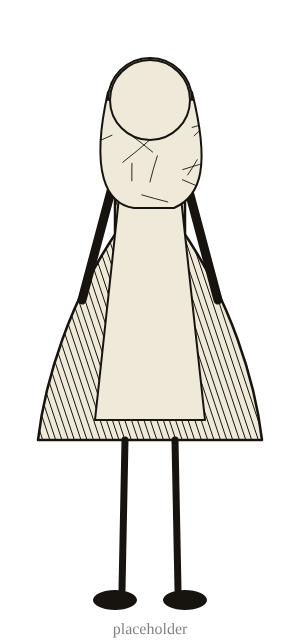
#> input picture godot/art/alice_stand.png, 300 x 640 px, given in place of alice_stand.webp, which was not available
$ python compose_poses.py
#> lines starting #> are read from the running program, lines starting #| are printed output that depends on the picture; after the words box and inside, x2 and y2 are one past the last pixel; in counts of white or black regions, pixels touching at a corner belong together; pictures that were not available may be replaced by others from this repository, and a replacement may not be noted
"""Compose whole-figure poses for Alice from the AI drawings.

The parts sheets have no skirt between the waist and the hem, so a free-jointed
puppet can't be assembled from them. Instead each pose here starts from the
standing Alice (turnaround, three-quarter view), keeps her down to the hem, and
puts other legs (with their own hem ruffles) behind the skirt.

Whole-figure drawings (DRAWN) are cut out with tools/whitecut.py and scaled to match.

Usage: python3 tools/compose_poses.py   -> public/art/ai/poses/<pose>.webp
Requires Pillow, NumPy and SciPy.
"""
import json
import os

import numpy as np
from PIL import Image

BASE = "public/art/ai/alice_stand.webp"   # 241 x 708, faces left
RIG = "public/art/ai/rig"
OUT = "public/art/ai/poses"

# Keep the standing Alice down to this fraction of her height (between hem tiers).
KEEP = 0.665
# Legs: scale relative to the part image, and where the part's top-left goes,
# in base pixels (x, y). Hems are matched by eye against tools/hem.png-style grids.
POSES = {
    "run_a": {"legs": "legs_run_a", "scale": 0.86, "at": (-74, 452)},
    "run_b": {"legs": "legs_run_b", "scale": 0.74, "at": (-60, 452)},
}


# Whole-figure drawings: source, height in pixels at the standing Alice's scale (708 px =
# her full height; matched by head size), and bodyX, the x in the scaled image that lines
# up with the standing figure's centre (her belt is ~20 px left of that centre).
DRAWN = {
    # The walk: four side views (contact, passing, contact, passing) drawn together (owner approved
    # 2026-10-17; replaces the two-step alice_walk_pair). torso: the hip line (the skirt's middle at
    # y 620), so the head holds steady; one scale for all four (716 px -> 700), so the passing frames
    # stand a little taller: the drawn bob.
    "walk_a": {"src": "source/ai/alice_walk_cycle.png", "crop": (17, 140, 438, 905), "h": 700, "torso": 242},
    "walk_b": {"src": "source/ai/alice_walk_cycle.png", "crop": (464, 140, 756, 905), "h": 709, "torso": 608.5},
    "walk_c": {"src": "source/ai/alice_walk_cycle.png", "crop": (763, 140, 1172, 905), "h": 695, "torso": 1002.5},
    "walk_d": {"src": "source/ai/alice_walk_cycle.png", "crop": (1224, 140, 1500, 905), "h": 697, "torso": 1361.5},
    # The walk seen from behind (2026-10-17, gpt-image-2.5-sunburst with the model sheet and the side walk
    # as references): contact, passing, contact, passing, for walking away from the camera. One scale
    # (788 px -> 700); torso: the parting of her hair, so the head holds steady.
    "back_a": {"src": "source/ai/alice_walk_back.png", "crop": (30, 110, 375, 925), "h": 711, "torso": 199.5},
    "back_b": {"src": "source/ai/alice_walk_back.png", "crop": (415, 110, 738, 925), "h": 699, "torso": 577},
    "back_c": {"src": "source/ai/alice_walk_back.png", "crop": (784, 110, 1116, 925), "h": 702, "torso": 944.5},
    "back_d": {"src": "source/ai/alice_walk_back.png", "crop": (1173, 110, 1494, 925), "h": 700, "torso": 1331.5},
    "jump": {"src": "source/ai/alice_jump.webp", "h": 751, "bodyX": 350},
    # Chapter II (matched by eye against the standing Alice: dress, hands and head size).
    "feet": {"src": "source/ai/alice2_feet.webp", "h": 695, "bodyX": None},
    "longneck": {"src": "source/ai/alice2_longneck.webp", "h": 950, "bodyX": None},
    "stoop": {"src": "source/ai/alice2_stoop.webp", "h": 625, "bodyX": None},
    "cry_giant": {"src": "source/ai/alice2_cry_giant.webp", "h": 490, "bodyX": None},
    # Drawn facing right, lying along the floor: mirrored so she faces left like the others.
    "lie": {"src": "source/ai/alice2_lie.webp", "h": 235, "bodyX": None, "mirror": True},
    "fan": {"src": "source/ai/alice2_fan.webp", "h": 661, "bodyX": None},
    "recite": {"src": "source/ai/alice2_recite.webp", "h": 508, "bodyX": None},
    "glove": {"src": "source/ai/alice2_glove.webp", "h": 671, "bodyX": None},
    "drop_fan": {"src": "source/ai/alice2_drop_fan.webp", "h": 610, "bodyX": None},
    "kneel_back": {"src": "source/ai/alice2_kneel_back.webp", "h": 507, "bodyX": None},
    "slip": {"src": "source/ai/alice2_slip.webp", "h": 576, "bodyX": None},
    # Swimming: drawn down to the water line, reaching to the right: mirrored.
    "swim": {"src": "source/ai/alice2_swim.webp", "h": 192, "bodyX": None, "mirror": True},
    "swim_talk": {"src": "source/ai/alice2_swim_talk.webp", "h": 201, "bodyX": None, "mirror": True},
    # Chapter I.
    "fall": {"src": "source/ai/alice_fall.webp", "h": 698, "bodyX": None},
    # The closer redo (cheek near the floor, peering): source/ai/alice_kneel.webp is the spare.
    "kneel": {"src": "source/ai/alice_kneel_v2.webp", "h": 390, "bodyX": None, "mirror": True},
    "cry": {"src": "source/ai/alice_cry.webp", "h": 485, "bodyX": None},
    "eat": {"src": "source/ai/alice_eat_v2.webp", "h": 720, "bodyX": None},  # second version; alice_eat.webp is the spare
    "hold": {"src": "source/ai/alice_hold.webp", "h": 700, "bodyX": None},
    # Chapter III.
    "wet": {"src": "source/ai/alice3_wet.webp", "h": 700, "bodyX": None},
    "ring": {"src": "source/ai/alice3_ring.webp", "h": 500, "bodyX": None},
    "argue": {"src": "source/ai/alice3_argue.webp", "h": 700, "bodyX": None},
    "comfits": {"src": "source/ai/alice3_comfits.webp", "h": 700, "bodyX": None},
    "bow": {"src": "source/ai/alice3_bow.webp", "h": 625, "bodyX": None},
    "call": {"src": "source/ai/alice3_call_v2.webp", "h": 690,  # second version (arm out, calling); alice3_call is the spare
             "bodyX": None},
    "alone": {"src": "source/ai/alice3_alone.webp", "h": 500, "bodyX": None},
    "wonder": {"src": "source/ai/alice3_wonder.webp", "h": 700, "bodyX": None, "mirror": True},
    # Chapter I: on tiptoe, arms up (taller than standing: arms above her head).
    "reach": {"src": "source/ai/alice_reach.webp", "h": 800, "bodyX": None, "mirror": True},
    # Chapter VI (gpt-image-2.5-sunburst, from the model sheet; 2026-10-14). Standing figures are
    # full height (700); the peep includes the tree's edge, taller than she is; the jump is
    # drawn at the sneeze's scale.
    "peep": {"src": "source/ai/alice6_peep.png", "h": 928, "bodyX": None},
    "laugh": {"src": "source/ai/alice6_laugh.png", "h": 700, "bodyX": None},
    "knock": {"src": "source/ai/alice6_knock.png", "h": 700, "bodyX": None, "mirror": True},
    "sneeze": {"src": "source/ai/alice6_sneeze.png", "h": 700, "bodyX": None},
    "baby": {"src": "source/ai/alice6_baby.png", "h": 700, "bodyX": None},
    "pig": {"src": "source/ai/alice6_pig.png", "h": 700, "bodyX": None},
    "terror": {"src": "source/ai/alice6_terror.png", "h": 584, "bodyX": None},
    "back": {"src": "source/ai/alice6_back.png", "h": 700, "bodyX": None},
    "catch": {"src": "source/ai/alice6_catch.png", "h": 700, "bodyX": None},
    # Chapters IV and V (gpt-image-2.5-sunburst, from the model sheet; 2026-10-14). Hunting about
    # uses Chapter II's stoop (the image filter refused a girl bending over).
    "hold4": {"src": "source/ai/alice4_hold.png", "h": 700, "bodyX": None},
    "drink": {"src": "source/ai/alice4_drink.png", "h": 700, "bodyX": None},
    "giant": {"src": "source/ai/alice4_giant.png", "h": 560, "bodyX": None},
    "pebbles": {"src": "source/ai/alice4_pebbles.png", "h": 745, "bodyX": None},
    "stick": {"src": "source/ai/alice4_stick.png", "h": 610, "bodyX": None, "mirror": True},
    "buttercup": {"src": "source/ai/alice4_buttercup.png", "h": 700, "bodyX": None},
    "tiptoe": {"src": "source/ai/alice4_tiptoe.png", "h": 735, "bodyX": None},
    "lookup": {"src": "source/ai/alice5_lookup.png", "h": 700, "bodyX": None},
    "grave": {"src": "source/ai/alice5_grave.png", "h": 710, "bodyX": None},
    "away": {"src": "source/ai/alice5_away.png", "h": 700, "bodyX": None, "mirror": True},
    "break": {"src": "source/ai/alice5_break.png", "h": 700, "bodyX": None},
    "squashed": {"src": "source/ai/alice5_squashed.png", "h": 390, "bodyX": None},
    "nibble": {"src": "source/ai/alice5_nibble.png", "h": 700, "bodyX": None},
    "recite5": {"src": "source/ai/alice5_recite.png", "h": 700, "bodyX": None},
    # Chapters VII-XII (gpt-image-2.5-sunburst, from the model sheet, Tenniel's plates for 7.1, 8.2, 8.3, 9.1, 9.3,
    # 12.1, 12.3; 2026-10-14). h = the cut-out's height / 1.85 (the scale drawings from the sheet usually come out at),
    # except that upright figures are set to her full height (700) and the tree-door drawing to the tree's height.
    "chair7": {"src": "source/ai/alice7_chair.png", "h": 630, "bodyX": None, "mirror": True},
    "lean7": {"src": "source/ai/alice7_lean.png", "h": 621, "bodyX": None, "mirror": True},
    "tea7": {"src": "source/ai/alice7_tea.png", "h": 596, "bodyX": None, "mirror": True},
    "walkoff7": {"src": "source/ai/alice7_walkoff.png", "h": 700, "bodyX": None},
    "treedoor": {"src": "source/ai/alice7_treedoor.png", "h": 790, "bodyX": None, "mirror": True},
    "unlock7": {"src": "source/ai/alice7_unlock.png", "h": 437, "bodyX": None},
    "garden7": {"src": "source/ai/alice7_garden.png", "h": 700, "bodyX": None},
    "procession": {"src": "source/ai/alice8_procession.png", "h": 700, "bodyX": None, "mirror": True},
    "nonsense": {"src": "source/ai/alice8_nonsense.png", "h": 700, "bodyX": None, "mirror": True},
    "flowerpot": {"src": "source/ai/alice8_flowerpot.png", "h": 581, "bodyX": None},
    "flamingo8": {"src": "source/ai/alice8_flamingo.png", "h": 710, "bodyX": None, "mirror": True},
    "swing8": {"src": "source/ai/alice8_swing.png", "h": 616, "bodyX": None},
    "laugh8": {"src": "source/ai/alice8_laugh.png", "h": 702, "bodyX": None, "mirror": True},
    "armin": {"src": "source/ai/alice9_armin.png", "h": 700, "bodyX": None},
    "chin": {"src": "source/ai/alice9_chin.png", "h": 695, "bodyX": None},
    "follow9": {"src": "source/ai/alice9_follow.png", "h": 690, "bodyX": None},
    "shore": {"src": "source/ai/alice9_sit_shore.png", "h": 549, "bodyX": None},
    "sink": {"src": "source/ai/alice9_sink.png", "h": 484, "bodyX": None},
    "dance10": {"src": "source/ai/alice10_dance.png", "h": 700, "bodyX": None},
    "tell": {"src": "source/ai/alice10_tell.png", "h": 551, "bodyX": None},
    "recite10": {"src": "source/ai/alice10_recite.png", "h": 700, "bodyX": None, "mirror": True},
    "face": {"src": "source/ai/alice10_face_hands.png", "h": 482, "bodyX": None},
    "run10": {"src": "source/ai/alice10_run.png", "h": 670, "bodyX": None},
    "court11": {"src": "source/ai/alice11_court.png", "h": 700, "bodyX": None},
    "pencil": {"src": "source/ai/alice11_pencil.png", "h": 690, "bodyX": None, "mirror": True},
    "bench": {"src": "source/ai/alice11_sit_crowd.png", "h": 593, "bodyX": None, "mirror": True},
    "named": {"src": "source/ai/alice11_named.png", "h": 700, "bodyX": None, "mirror": True},
    "jumpup": {"src": "source/ai/alice12_jump_up.png", "h": 720, "bodyX": None},
    "pickup": {"src": "source/ai/alice12_pick_up.png", "h": 523, "bodyX": None},
    "defiant": {"src": "source/ai/alice12_defiant.png", "h": 700, "bodyX": None, "mirror": True},
    "cards": {"src": "source/ai/alice12_cards.png", "h": 777, "bodyX": None, "mirror": True},
    "runhome": {"src": "source/ai/alice12_run_home.png", "h": 700, "bodyX": None},
}


def unscreenshot(src, spec, dst):
    """Make a screenshot of a drawing on white usable: lift the darkening fade back to
    white row by row (dividing by each row's background level) and blank the buttons."""
    g = np.asarray(Image.open(src).convert("L"), np.float32)
    for y in range(spec["fade_from"], g.shape[0]):
        bg = np.percentile(g[y], 90)
        g[y] = np.clip(g[y] * 255 / bg, 0, 255)
    for x0, y0, x1, y1 in spec["blank"]:
        g[y0:y1, x0:x1] = 255
    Image.fromarray(g.astype(np.uint8)).save(dst)


def drawn(spec):
    import subprocess
    import sys
    import tempfile
    with tempfile.TemporaryDirectory() as d:
        src = spec["src"]
        if "screenshot" in spec:
            unscreenshot(src, spec["screenshot"], f"{d}/clean.png")
            src = f"{d}/clean.png"
        crop = ["--crop", ",".join(map(str, spec["crop"]))] if "crop" in spec else []
        subprocess.run([sys.executable, "engine/tools/whitecut.py", src, f"{d}/cut.png", *crop], check=True)
        if "torso" in spec:  # where the body's centre line falls in the cut-out (cropped to the figure)
            import numpy as np
            g = np.asarray(Image.open(src).convert("L").crop(spec["crop"])) < 225
            x0 = max(0, np.nonzero(g.any(0))[0].min() - 2) + spec["crop"][0]
            h = Image.open(f"{d}/cut.png").height
            spec["bodyX"] = (spec["torso"] - x0) * spec["h"] / h
        img = Image.open(f"{d}/cut.png").convert("RGBA")
        img.load()
    if spec.get("mirror"):
        img = img.transpose(Image.FLIP_LEFT_RIGHT)
    return img.resize((round(img.width * spec["h"] / img.height), spec["h"]), Image.LANCZOS)


def compose(spec):
    base = Image.open(BASE).convert("RGBA")
    W, H = base.size
    top = base.crop((0, 0, W, round(H * KEEP)))
    # Soften the cut so it doesn't read as a ruled line across the skirt.
    a = np.asarray(top.split()[3], np.float32)
    fade = np.linspace(1, 0, 10)[:, None]
    a[-10:] *= fade
    top.putalpha(Image.fromarray(a.astype(np.uint8)))

    legs = Image.open(f"{RIG}/{spec['legs']}.webp").convert("RGBA")
    legs = legs.resize((round(legs.width * spec["scale"]), round(legs.height * spec["scale"])), Image.LANCZOS)
    lx, ly = spec["at"]
    # Canvas wide enough for both; feet rest on the bottom edge.
    x0 = min(0, lx)
    x1 = max(W, lx + legs.width)
    y1 = max(top.height, ly + legs.height)
    canvas = Image.new("RGBA", (x1 - x0, y1), (0, 0, 0, 0))
    # Paper backing where the two drawings meet, shaped like them (the union of both
    # silhouettes, slightly grown) over a band around the cut, so no gap shows.
    from scipy import ndimage as ndi
    cut = top.height
    sil = np.zeros((y1, x1 - x0), bool)
    sil[0:cut, -x0:-x0 + W] |= np.asarray(top.split()[3]) > 100
    sil[ly:ly + legs.height, lx - x0:lx - x0 + legs.width] |= np.asarray(legs.split()[3]) > 100
    sil = ndi.binary_fill_holes(ndi.binary_closing(sil, iterations=6))
    band = np.zeros_like(sil)
    band[cut - 40:cut + 30] = True
    back = np.zeros((y1, x1 - x0, 4), np.uint8)
    back[sil & band] = (0xEF, 0xE9, 0xDA, 255)
    canvas.alpha_composite(Image.fromarray(back))
    canvas.alpha_composite(legs, (lx - x0, ly))
    canvas.alpha_composite(top, (-x0, 0))
    return canvas, -x0


def main():
    os.makedirs(OUT, exist_ok=True)
    W, H = Image.open(BASE).size
#> W = 300; H = 640
    meta = {"base": {"w": W, "h": H}, "poses": {}}
    for name, spec in POSES.items():
        img, shift = compose(spec)
#> in compose, base is the input picture: PIL image 300x640 RGBA; mean R, G, B, A 54.7, 53.2, 49.5, 73
#> in compose, `top = base.crop((0, 0, W, round(H * KEEP)))`:
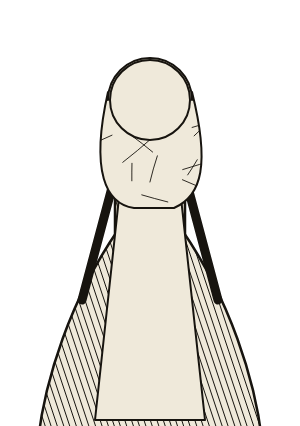
#> top: PIL image 300x426 RGBA; mean R, G, B, A 76.9, 74.8, 69.8, 95.7; transparent parts drawn white
#> in compose, `a = np.asarray(top.split()[3], np.float32)`:
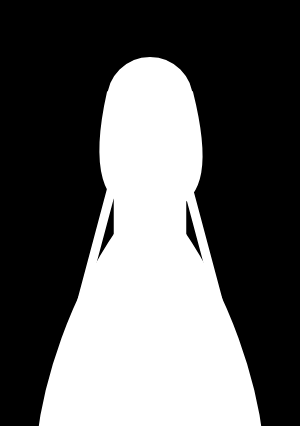
#> a: shape (426, 300) float32; min 0, max 255, mean 95.7
#> in compose, `a[-10:] *= fade`:
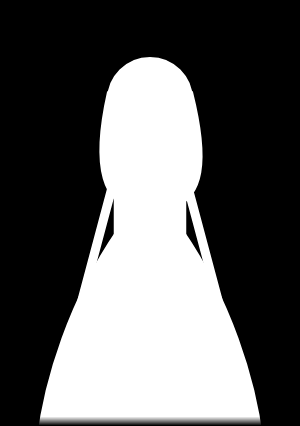
#> a: shape (426, 300) float32; 1.56% of pixels changed, all inside (x1, y1, x2, y2) = (38, 417, 262, 426)
        img.save(f"{OUT}/{name}.webp", quality=90, method=6)
        # Where the body's centre line sits in the pose image, so the game can line poses up.
        meta["poses"][name] = {"w": img.size[0], "h": img.size[1], "bodyX": shift + W / 2}
        print(f"{name}: {img.size[0]}x{img.size[1]} (body centre shifted {shift}px)")
    for name, spec in DRAWN.items():
        img = drawn(spec)
        img.save(f"{OUT}/{name}.webp", quality=90, method=6)
        meta["poses"][name] = {"w": img.size[0], "h": img.size[1], "bodyX": spec["bodyX"] or img.size[0] / 2}
        print(f"{name}: {img.size[0]}x{img.size[1]} (drawn)")
    json.dump(meta, open(f"{OUT}/poses.json", "w"), indent=1)


if __name__ == "__main__":
#> (the run stopped early here; a loop or call above may not have finished)

$ run again, with godot/art/alice_sit.png copied over godot/art/alice_stand.png
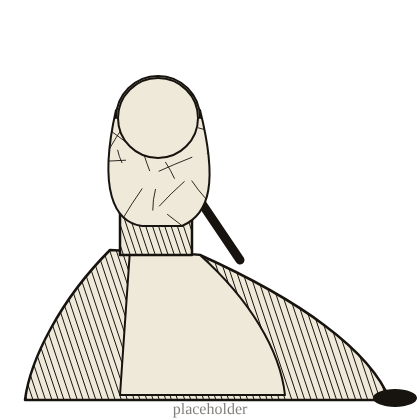
#> input picture godot/art/alice_sit.png, 420 x 420 px, given in place of alice_stand.webp, which was not available
#> in main, `W, H = Image.open(BASE).size`: W = 420
#> in compose, base is the input picture: PIL image 420x420 RGBA; mean R, G, B, A 63.8, 62, 57.8, 80.2
#> in compose, `top = base.crop((0, 0, W, round(H * KEEP)))`:
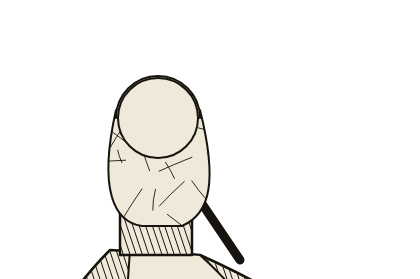
#> top: PIL image 420x279 RGBA; mean R, G, B, A 33.2, 32.3, 30.1, 42; transparent parts drawn white
#> in compose, `a[-10:] *= fade`:
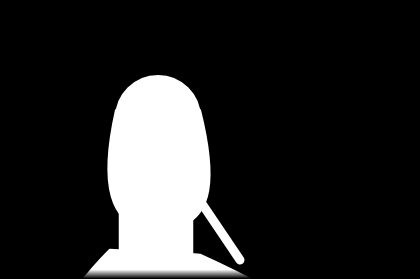
#> a: shape (279, 420) float32; min 0, max 255, mean 40.3
